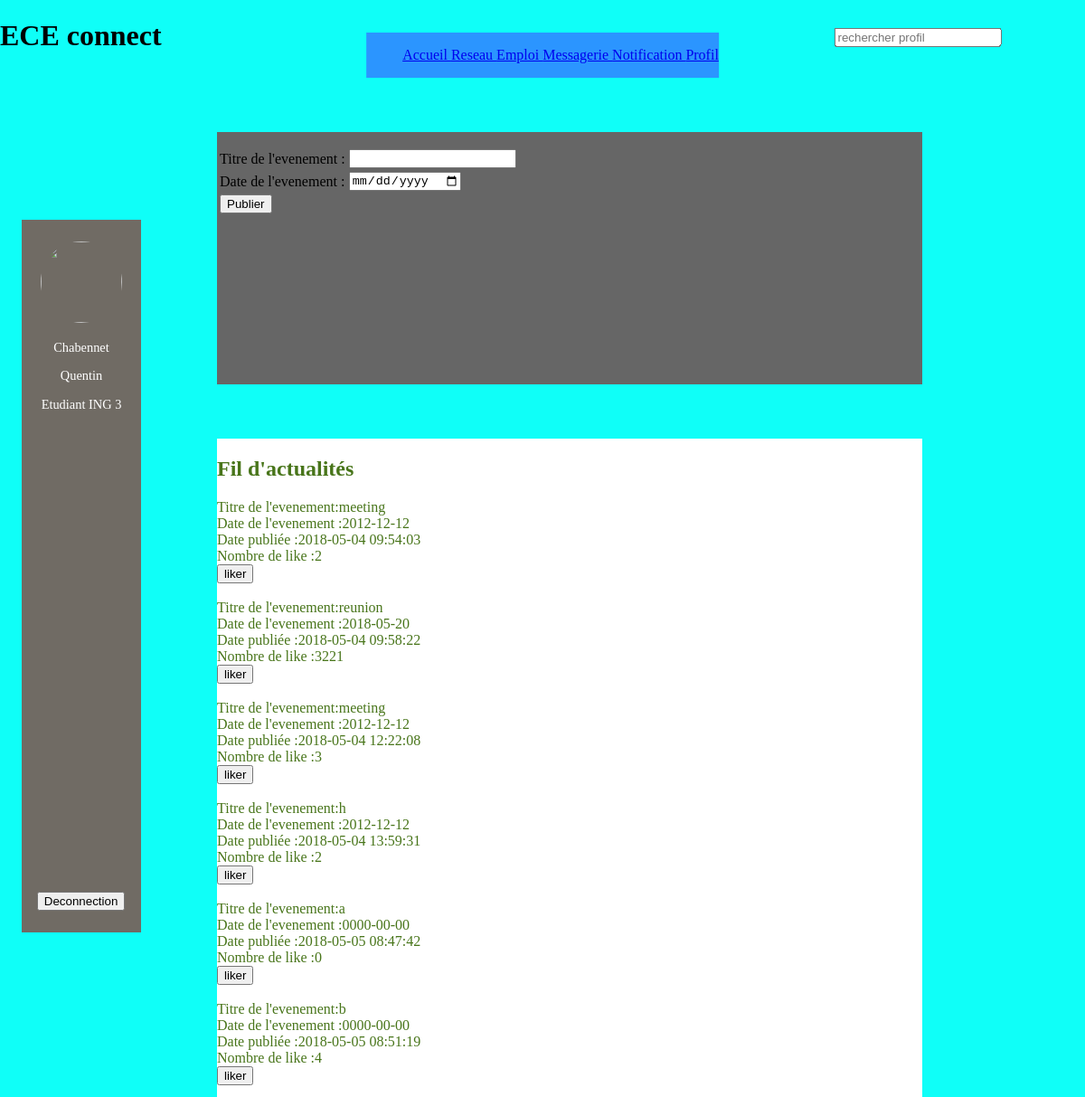
The app's page /sommaire.php (signed in) with its own data.
### tables this page shows
CREATE TABLE IF NOT EXISTS `membre` (
  `nom` varchar(20) DEFAULT NULL,
  `prenom` varchar(20) DEFAULT NULL,
  `date_de_naissance` varchar(100) DEFAULT NULL,
  `ville` varchar(40) DEFAULT NULL,
  `travail` varchar(30) DEFAULT NULL,
  `adresse` varchar(100) DEFAULT NULL,
  `email` varchar(100) DEFAULT NULL,
  `id` int(10) NOT NULL,
  `admin` tinyint(1) DEFAULT NULL,
  PRIMARY KEY (`id`),
  KEY `id` (`id`)
);

CREATE TABLE IF NOT EXISTS `evenement` (
  `id_evenement` int(100) NOT NULL AUTO_INCREMENT,
  `titre` varchar(100) NOT NULL,
  `date_evenement` date NOT NULL,
  `temps` datetime NOT NULL,
  `nb_like` int(100) NOT NULL,
  `auteur` int(100) NOT NULL,
  PRIMARY KEY (`id_evenement`)
);

### sommaire.php (the view, shortened to what this page needs)
<!DOCTYPE html>
<html>
	<?php
		$db_handle = mysqli_connect('localhost', 'root', '');
		$id = $_SESSION['id'];
		$sql = "SELECT * FROM membre WHERE id = '$id'";
		$tab = mysqli_query($db_handle, $sql);
		$row= mysqli_fetch_array($tab);
		$nom = $row['nom'];
		$prenom = $row['prenom'];
		$job = $row['travail'];
	?>
    <head>
		<link href="css/sommairecss.css" rel="stylesheet" type="text/css" />
    </head>
	<header>
        <div id="titre">
            <h1>ECE connect</h1>
        </div>
		<nav>
			<ul>
				<a href="sommaire.php">Accueil </a>
				<a href="reseau.php">Reseau </a>
				<a href="emploi.php">Emploi </a>
				<a href="messagerie.php">Messagerie </a>
				<a href="notification.php">Notification </a>
				<a href="vous.php">Profil </a>
			</ul>
		</nav>
		<div class="rechercher">
			<form id="formulaire" action="rechercherTraitement.php" method="post">
				<tr>
					<td><input onKeyPress="if(event.keyCode == 13) validerForm();" type="text" name="recherche" placeholder="rechercher profil"></td>
				</tr>
			</form>
		</div>
		<div class="publi">
			<form enctype="multipart/form-data" action="publierTraitement.php" method="post">
				<table id="publication">
					<tr>
						<td>Titre de l'evenement : </td>
						<td><input type="text" name="titre"/></td>
					</tr>
					<tr>
						<td>Date de l'evenement : </td>
						<td><input type="date" name="date1"/></td>
					</tr>
					<tr>
						<td colspan="2"><input type="Submit" value="Publier"/></td>
					</tr>
				</table>
			</form>
		</div>
		<div class="publi">
			<form enctype="multipart/form-data" action="publierTraitement.php" method="post">
				<table id="publication">
					<tr>
						<td>Titre de l'evenement : </td>
						<td><input type="text" name="titre"/></td>
					</tr>
					<tr>
						<td>Date de l'evenement : </td>
						<td><input type="date" name="date1"/></td>
					</tr>
					<tr>
						<td colspan="2"><input type="Submit" value="Publier"/></td>
					</tr>
				</table>
			</form>
		</div>
		<div class="pr">
			<?php
			$chemin1 = "profil/$id.jpg";
			if (is_file($chemin1))
			{?>
			<p><img src = profil/<?php echo $id;?>></p>
			<?php }
			else
			{?>
			<p><img src = "profil/0"></p>
		<?php } ?>
			<p><?php echo $nom;?> </p>
			<p><?php echo $prenom; ?></p>
			<p><?php if (!$job){}else{echo $job;}?></p>
		</div>
	</header>
    <body>
	<section>
		<div id="titre2">
			<h2>Fil d'actualités</h2>
			<?php
				$sql = "SELECT * FROM evenement";
				$result = mysqli_query($db_handle, $sql);
				while($data = mysqli_fetch_assoc($result))
				{
					?>
					<form enctype="multipart/form-data">
					<?php
					echo "Titre de l'evenement:".$data['titre'].'<br>';
					echo "Date de l'evenement :".$data['date_evenement'].'<br>';
					echo "Date publiée        :".$data['temps'].'<br>';
					echo "Nombre de like      :".$data['nb_like'].'<br>';
					?>
					</form>
					<form action="sommaireliker.php" method="post">
						<tr>
							<td> <input type="submit" value="liker"\> </td>
						</tr>
					</form>
					<?php
					echo "<br>";
					?>
					<?php
				}
					?>
		</div>
	</section>
	<div id="footer">
        <p>Droit d'auteur Giot Chabennet © 2018 ECEconnect</p>
        <p> Dernière mise à jour le 2/05/2018 |
        <a href="mailto:ECEconnect@gmail.com">ECEconnect@gmail.com</a>
        </p>
    </div>
	</body>
	<div class="deco">
		<form action="deco.php" method="post">
			<td> <input type="submit" value="Deconnection"\> </td>
		</form>
	</div>
</html>

### css/sommairecss.css (style rules this page uses)
nav { position: fixed; top: 5%; left: 50%; transform: translate(-50%, -50%); background-color:#2b95ff; z-index: 3; }
header { position: fixed; top: 0%; left:0%; right: 0%; bottom: 69.5%; z-index: 2; background-color: #0FFFF8; }
.rechercher { position: fixed; top: 5%; right: 0%; bottom:90%; transform: translate(-50%, -50%); color:#48751A; }
.publi { position: fixed; top: 12%; right: 15%; left: 20%; bottom: 65%; background-color: #666666; z-index: 3; }
.pr { text-align: center; position: fixed; top: 20%; right: 87%; left: 2%; bottom: 15%; flex: 1.2; background-color: #706b64; padding: 10px; color: white; font-size: 0.9em; }
img { width: 200px; overflow:hidden; -webkit-border-radius:50px; -moz-border-radius:50px; border-radius:50px; width:90px; height:90px; }
body { position:center; left:25%; right:15%; top:30%; bottom:15%; background-color:#0FFFF8; z-index: 1; }
.deco { position: fixed; bottom: 17%; left: 3.4%; z-index:10; }
section { position: absolute; top:40%; left:20%; right: 15%; color:#48751A; background-color: #FFFFFF; }
#footer { padding-top: 1000px; text-align: center; z-index: 3; }

### records on screen
membre: nom "Chabennet", prenom "Quentin", travail "Etudiant ING 3"
evenement: titre "meeting", date_evenement "2012-12-12", temps "2018-05-04 09:54:03", nb_like "2"
evenement: titre "reunion", date_evenement "2018-05-20", temps "2018-05-04 09:58:22", nb_like "3221"
evenement: titre "meeting", date_evenement "2012-12-12", temps "2018-05-04 12:22:08", nb_like "3"
evenement: titre "h", date_evenement "2012-12-12", temps "2018-05-04 13:59:31", nb_like "2"
evenement: titre "a", date_evenement "0000-00-00", temps "2018-05-05 08:47:42", nb_like "0"
evenement: titre "b", date_evenement "0000-00-00", temps "2018-05-05 08:51:19", nb_like "4"
